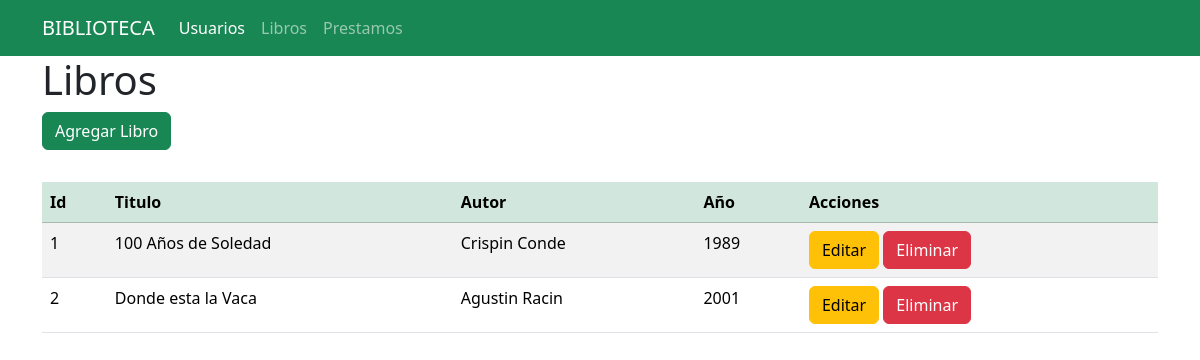
/libros, run on an earlier commit of the app's database.
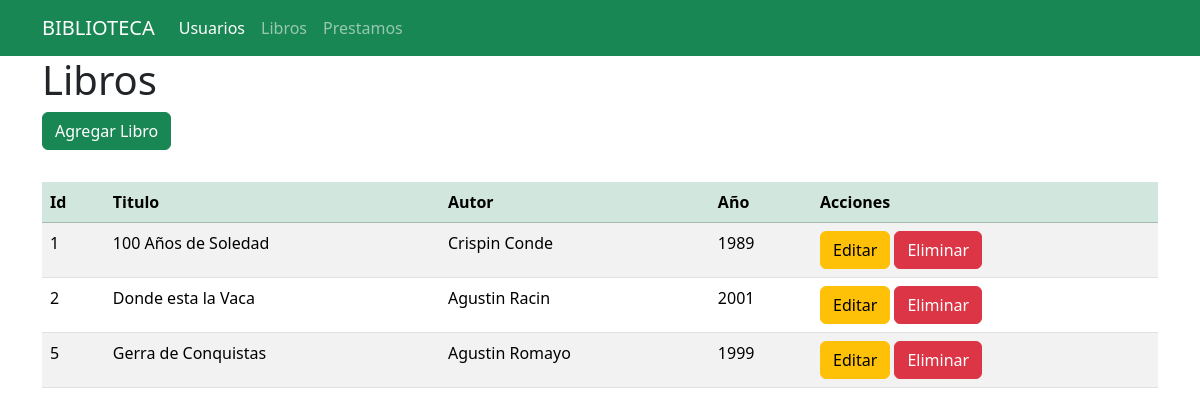
And on a later commit of the database.
### tables this page shows
CREATE TABLE libros(
        id INTEGER PRIMARY KEY AUTOINCREMENT,
        titulo  TEXT,
        autor  TEXT,
        anio INTEGER
    );

### app.py (the view)
@app.route("/libros")
def libros():
    con = get_db_connection()
    libros = con.execute('SELECT * FROM libros').fetchall()
    con.close()
    return render_template('libros.html', libros=libros)

### app.py (called while the page is built)
def get_db_connection():
    con = sqlite3.connect("Biblioteca.db")
    con.row_factory = sqlite3.Row
    return con

### templates/libros.html
{% extends "base.html" %}
{% block content %}
<h1>Libros</h1>
<a href="{{url_for('nuevo_libro')}}" class="btn btn-success mb-2">Agregar Libro</a>
<table class="table table-striped table-hover mt-4">
  <thead class="table-success">
    <th>Id</th>
    <th>Titulo</th>
    <th>Autor</th>
    <th>Año</th>
    <th>Acciones</th>
  </thead>
  <tbody>
    {% for libro in libros %}
    <tr>
      <td>{{ libro.id }}</td>
      <td>{{ libro.titulo }}</td>
      <td>{{ libro.autor }}</td>
      <td>{{ libro.anio }}</td>
      <td>
        <a href="{{ url_for('editar_libro', id=libro.id)}}" class="btn btn-warning">Editar</a>
        <a href="{{ url_for('eliminar_libro', id=libro.id)}}" class="btn btn-danger" onclick="return(confirm('Estas seguro de eliminar'))">Eliminar</a>
      </td>
    </tr>
    {% endfor %}
  </tbody>
</table>
{% endblock %}

### templates/base.html (shortened to what this page needs)
<!doctype html>
<html lang="en">
<head>
    <link href="https://cdn.jsdelivr.net/npm/bootstrap@5.3.8/dist/css/bootstrap.min.css" rel="stylesheet"
>
</head>
<body>
    <nav class="navbar navbar-expand-lg navbar-dark bg-success">
        <div class="container">
            <a class="navbar-brand" href="#">BIBLIOTECA</a>
            <div class="collapse navbar-collapse" id="navbarSupportedContent">
                <ul class="navbar-nav me-auto mb-2 mb-lg-0">
                    <li class="nav-item">
                        <a class="nav-link active" aria-current="page" href="{{ url_for('usuarios') }}">Usuarios</a>
                    </li>
                    <li class="nav-item">
                        <a class="nav-link" href="{{ url_for('libros') }}">Libros</a>
                    </li>
                    <li class="nav-item">
                        <a class="nav-link" href="{{ url_for('prestamos') }}">Prestamos</a>
                    </li>
                </ul>
            </div>
        </div>
    </nav>
    <div class="container">
    {% block content %}
    {% endblock %}
    </div>
</body>
</html>

What changed in the data, as far as the page shows it:
added libros: id "5", titulo "Gerra de Conquistas", autor "Agustin Romayo", anio "1999"
